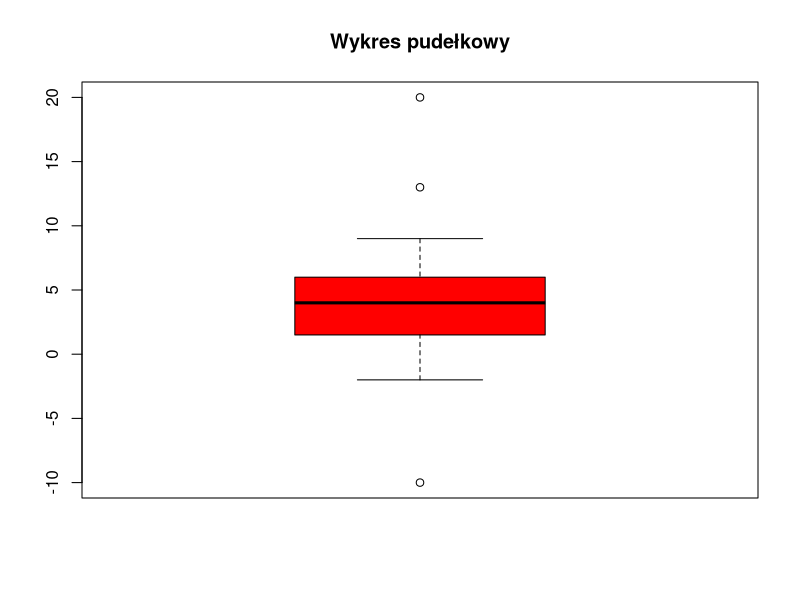
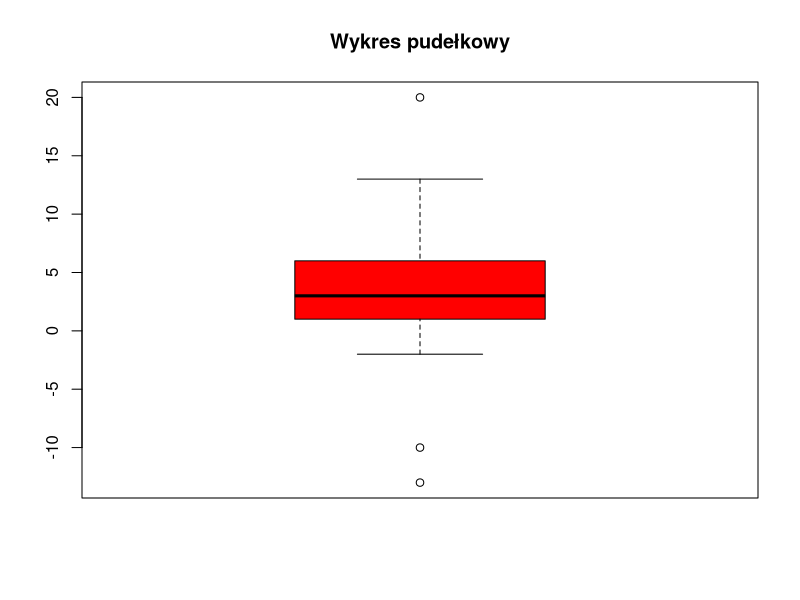

R code for these plots, in order:
x=c(-10,9,1,2,5,-2,6,2,1,0,1,4,5,6,3,7,3,2,2,3,8,5,3,4,8,0,8,0,5,1,6,4,8,13,20)
y=c(-10, 9, 1, 2, 5,-2, 6, 2, 1, 0, 1, 4, 5, 6, 3, 7, 3, 2,
    2, 3, 8, 5, 3, 4, 8, 0, 8, 0, 5, 1, 6, 4, 8, 13, 2,-13, 20)
boxplot(x, col="red", main="Wykres pudełkowy")
boxplot(y, col="red", main="Wykres pudełkowy")
